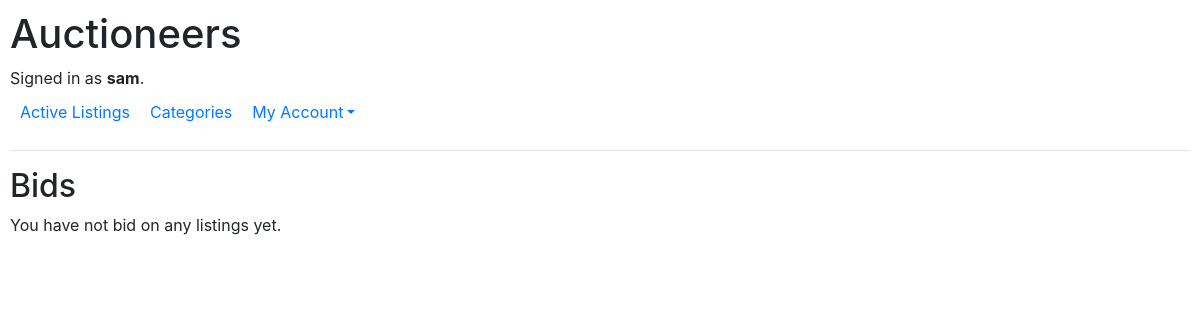
Before: /bids/ (signed in) with the older database file.
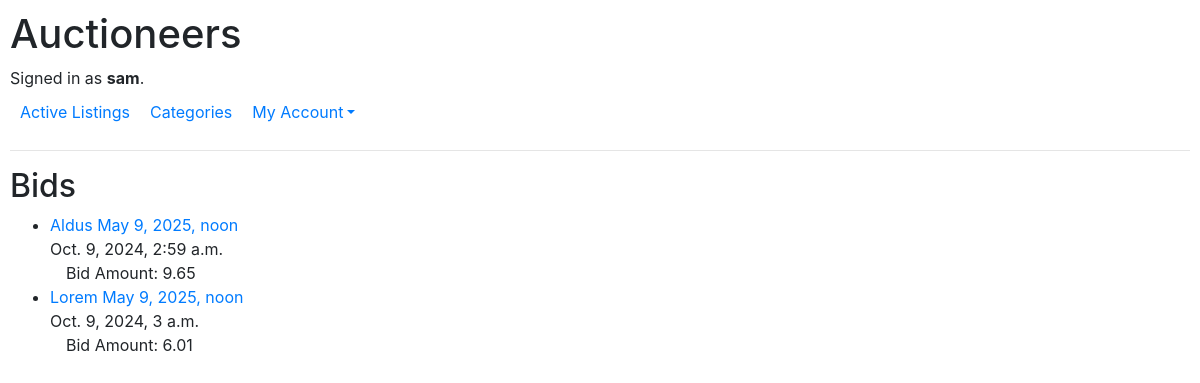
After: the same page with the newer database file.
### auctions/models.py (models this page shows, shortened)
class Bid(models.Model):
    timestamp = models.DateTimeField(auto_now_add=True)
    listing = models.ForeignKey(Auction_Listing, on_delete=models.PROTECT, related_name="bids")
    user = models.ForeignKey(User, on_delete=models.CASCADE, related_name="bids")
    amount = models.DecimalField(max_digits=10, decimal_places=2)

class Auction_Listing(models.Model):
    title = models.CharField(max_length = 25)
    description = models.TextField()
    category = models.ForeignKey(Category, on_delete=models.PROTECT, related_name="listings")
    current_bid = models.ForeignKey("Bid", on_delete=models.PROTECT, related_name="listings", null=True, blank=True)
    seller = models.ForeignKey(User, on_delete=models.CASCADE, related_name="listings")
    quantity = models.IntegerField()
    price = models.DecimalField(max_digits=10, decimal_places=2)
    timestamp = models.DateTimeField(auto_now_add=True)
    closing_date = models.DateTimeField(blank=False)
    is_open = models.BooleanField(default=True)

### auctions/views.py (the view)
# urls.py: path("bids/", views.bids, name="bids"),
def bids(request):
    if request.user.is_authenticated:
        bids = Bid.objects.filter(user=request.user).order_by('listing__closing_date')
        message = ""
        if not bids.exists():
            message = "You have not bid on any listings yet."
        return render(request, "auctions/bids.html", {
            "bids": bids,
            "message": message
        })

### auctions/templates/auctions/bids.html
{% extends "auctions/layout.html" %}
{% block body %}
    <h2>Bids</h2>
    {% if message %}
        <div>{{ message }}</div>
    {% endif %}
    <div>
        {% if user.is_authenticated %}
        <ul>
            {% for bid in bids %}
            <li>
                <div>
                    <a href="{% url 'listing_detail' bid.listing.id %}">{{ bid.listing.title }}  {{ bid.listing.closing_date }}</a>
                </div>
                <div>
                    {{ bid.timestamp }}<br>&emsp;Bid Amount: {{ bid.amount }}
                </div>
            </li>
            {% endfor %}
        </ul>
        {% endif %}
    </div>
{% endblock %}

Changed rows visible on the page:
added Bid: listing "Aldus", listing.closing_date "May 9, 2025, noon", timestamp "Oct. 9, 2024, 2:59 a.m.", amount "9.65"
added Bid: listing "Lorem", listing.closing_date "May 9, 2025, noon", timestamp "Oct. 9, 2024, 3 a.m.", amount "6.01"
Other visible differences:
{{ message }}: "You have not bid on any listings yet." → (not shown)
